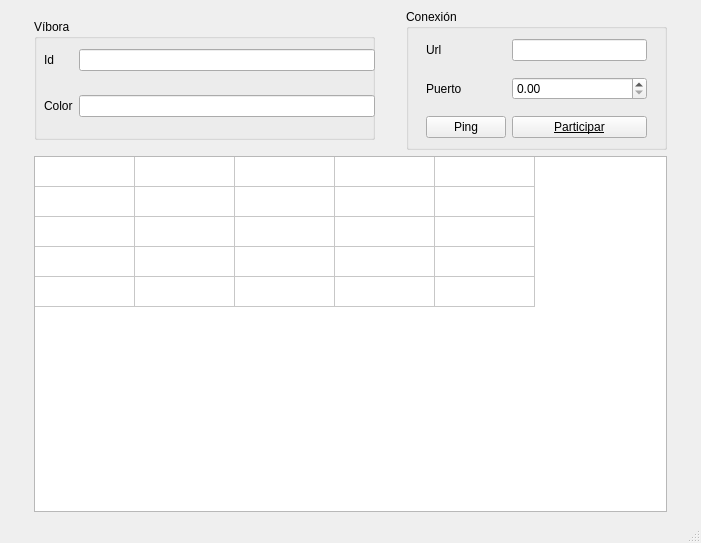
<?xml version="1.0" encoding="UTF-8"?>
<ui version="4.0">
 <class>MainWindow</class>
 <widget class="QMainWindow" name="MainWindow">
  <property name="geometry">
   <rect>
    <x>0</x>
    <y>0</y>
    <width>701</width>
    <height>543</height>
   </rect>
  </property>
  <property name="windowTitle">
   <string>MainWindow</string>
  </property>
  <widget class="QWidget" name="centralwidget">
   <layout class="QGridLayout" name="gridLayout_2">
    <item row="0" column="0">
     <widget class="QGroupBox" name="groupBox">
      <property name="minimumSize">
       <size>
        <width>341</width>
        <height>121</height>
       </size>
      </property>
      <property name="maximumSize">
       <size>
        <width>341</width>
        <height>121</height>
       </size>
      </property>
      <property name="styleSheet">
       <string notr="true">font: 75 10pt &quot;Kinnari&quot;;</string>
      </property>
      <property name="title">
       <string>Víbora</string>
      </property>
      <widget class="QWidget" name="formLayoutWidget">
       <property name="geometry">
        <rect>
         <x>10</x>
         <y>30</y>
         <width>331</width>
         <height>92</height>
        </rect>
       </property>
       <layout class="QFormLayout" name="formLayout">
        <property name="fieldGrowthPolicy">
         <enum>QFormLayout::AllNonFixedFieldsGrow</enum>
        </property>
        <item row="0" column="0">
         <widget class="QLabel" name="label">
          <property name="text">
           <string>&lt;html&gt;&lt;head/&gt;&lt;body&gt;&lt;p align=&quot;center&quot;&gt;Id&lt;/p&gt;&lt;/body&gt;&lt;/html&gt;</string>
          </property>
         </widget>
        </item>
        <item row="0" column="1">
         <widget class="QLineEdit" name="lineEdit"/>
        </item>
        <item row="2" column="0">
         <widget class="QLabel" name="label_2">
          <property name="text">
           <string>Color</string>
          </property>
         </widget>
        </item>
        <item row="2" column="1">
         <widget class="QLineEdit" name="lineEdit_2"/>
        </item>
        <item row="1" column="1">
         <spacer name="verticalSpacer">
          <property name="orientation">
           <enum>Qt::Vertical</enum>
          </property>
          <property name="sizeType">
           <enum>QSizePolicy::Fixed</enum>
          </property>
          <property name="sizeHint" stdset="0">
           <size>
            <width>20</width>
            <height>12</height>
           </size>
          </property>
         </spacer>
        </item>
       </layout>
      </widget>
     </widget>
    </item>
    <item row="0" column="1">
     <widget class="QGroupBox" name="groupBox_3">
      <property name="minimumSize">
       <size>
        <width>261</width>
        <height>141</height>
       </size>
      </property>
      <property name="maximumSize">
       <size>
        <width>261</width>
        <height>141</height>
       </size>
      </property>
      <property name="styleSheet">
       <string notr="true">font: 75 10pt &quot;Kinnari&quot;;</string>
      </property>
      <property name="title">
       <string>Conexión</string>
      </property>
      <widget class="QWidget" name="formLayoutWidget_2">
       <property name="geometry">
        <rect>
         <x>20</x>
         <y>20</y>
         <width>221</width>
         <height>119</height>
        </rect>
       </property>
       <layout class="QGridLayout" name="gridLayout">
        <item row="0" column="0">
         <widget class="QLabel" name="label_3">
          <property name="text">
           <string>Url</string>
          </property>
         </widget>
        </item>
        <item row="0" column="1">
         <widget class="QLineEdit" name="lineEdit_3"/>
        </item>
        <item row="1" column="0">
         <widget class="QLabel" name="label_4">
          <property name="text">
           <string>Puerto</string>
          </property>
         </widget>
        </item>
        <item row="1" column="1">
         <widget class="QDoubleSpinBox" name="doubleSpinBox"/>
        </item>
        <item row="2" column="0">
         <widget class="QPushButton" name="pushButton">
          <property name="text">
           <string>Ping</string>
          </property>
         </widget>
        </item>
        <item row="2" column="1">
         <widget class="QPushButton" name="pushButton_2">
          <property name="styleSheet">
           <string notr="true">font: 75 12pt &quot;Kinnari&quot;;
text-decoration: underline;</string>
          </property>
          <property name="text">
           <string>Participar</string>
          </property>
         </widget>
        </item>
       </layout>
      </widget>
     </widget>
    </item>
    <item row="1" column="0" colspan="2">
     <widget class="QTableWidget" name="tableWidget">
      <attribute name="horizontalHeaderVisible">
       <bool>false</bool>
      </attribute>
      <attribute name="horizontalHeaderMinimumSectionSize">
       <number>30</number>
      </attribute>
      <attribute name="verticalHeaderVisible">
       <bool>false</bool>
      </attribute>
      <attribute name="verticalHeaderMinimumSectionSize">
       <number>30</number>
      </attribute>
      <row>
       <property name="text">
        <string>New Row</string>
       </property>
      </row>
      <row>
       <property name="text">
        <string>New Row</string>
       </property>
      </row>
      <row>
       <property name="text">
        <string>New Row</string>
       </property>
      </row>
      <row>
       <property name="text">
        <string>New Row</string>
       </property>
      </row>
      <row>
       <property name="text">
        <string>New Row</string>
       </property>
      </row>
      <column>
       <property name="text">
        <string>New Column</string>
       </property>
      </column>
      <column>
       <property name="text">
        <string>New Column</string>
       </property>
      </column>
      <column>
       <property name="text">
        <string>New Column</string>
       </property>
      </column>
      <column>
       <property name="text">
        <string>New Column</string>
       </property>
      </column>
      <column>
       <property name="text">
        <string>New Column</string>
       </property>
      </column>
     </widget>
    </item>
   </layout>
  </widget>
  <widget class="QMenuBar" name="menubar">
   <property name="geometry">
    <rect>
     <x>0</x>
     <y>0</y>
     <width>701</width>
     <height>25</height>
    </rect>
   </property>
  </widget>
  <widget class="QStatusBar" name="statusbar"/>
 </widget>
 <resources/>
 <connections/>
</ui>
